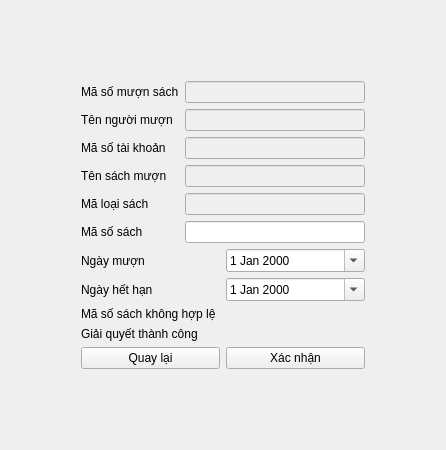
          <widget class="QWidget" name="page_3">
           <layout class="QGridLayout" name="gridLayout_17">
            <item row="1" column="2">
             <spacer name="horizontalSpacer_21">
              <property name="orientation">
               <enum>Qt::Horizontal</enum>
              </property>
              <property name="sizeHint" stdset="0">
               <size>
                <width>40</width>
                <height>20</height>
               </size>
              </property>
             </spacer>
            </item>
            <item row="0" column="1">
             <spacer name="verticalSpacer_18">
              <property name="orientation">
               <enum>Qt::Vertical</enum>
              </property>
              <property name="sizeHint" stdset="0">
               <size>
                <width>20</width>
                <height>40</height>
               </size>
              </property>
             </spacer>
            </item>
            <item row="1" column="0">
             <spacer name="horizontalSpacer_20">
              <property name="orientation">
               <enum>Qt::Horizontal</enum>
              </property>
              <property name="sizeHint" stdset="0">
               <size>
                <width>40</width>
                <height>20</height>
               </size>
              </property>
             </spacer>
            </item>
            <item row="2" column="1">
             <spacer name="verticalSpacer_19">
              <property name="orientation">
               <enum>Qt::Vertical</enum>
              </property>
              <property name="sizeHint" stdset="0">
               <size>
                <width>20</width>
                <height>40</height>
               </size>
              </property>
             </spacer>
            </item>
            <item row="1" column="1">
             <widget class="QWidget" name="request_Form" native="true">
              <layout class="QVBoxLayout" name="verticalLayout_11">
               <property name="leftMargin">
                <number>30</number>
               </property>
               <property name="topMargin">
                <number>30</number>
               </property>
               <property name="rightMargin">
                <number>30</number>
               </property>
               <property name="bottomMargin">
                <number>30</number>
               </property>
               <item>
                <layout class="QHBoxLayout" name="horizontalLayout_57">
                 <item>
                  <widget class="QLabel" name="label_64">
                   <property name="text">
                    <string>Mã số mượn sách</string>
                   </property>
                  </widget>
                 </item>
                 <item>
                  <widget class="QLineEdit" name="request_rentIDLine">
                   <property name="enabled">
                    <bool>false</bool>
                   </property>
                   <property name="minimumSize">
                    <size>
                     <width>180</width>
                     <height>0</height>
                    </size>
                   </property>
                   <property name="maximumSize">
                    <size>
                     <width>180</width>
                     <height>16777215</height>
                    </size>
                   </property>
                  </widget>
                 </item>
                </layout>
               </item>
               <item>
                <layout class="QHBoxLayout" name="horizontalLayout_58">
                 <property name="topMargin">
                  <number>0</number>
                 </property>
                 <item>
                  <widget class="QLabel" name="label_65">
                   <property name="text">
                    <string>Tên người mượn</string>
                   </property>
                  </widget>
                 </item>
                 <item>
                  <widget class="QLineEdit" name="request_nameLine">
                   <property name="enabled">
                    <bool>false</bool>
                   </property>
                   <property name="minimumSize">
                    <size>
                     <width>180</width>
                     <height>0</height>
                    </size>
                   </property>
                   <property name="maximumSize">
                    <size>
                     <width>180</width>
                     <height>16777215</height>
                    </size>
                   </property>
                  </widget>
                 </item>
                </layout>
               </item>
               <item>
                <layout class="QHBoxLayout" name="horizontalLayout_59">
                 <item>
                  <widget class="QLabel" name="label_66">
                   <property name="text">
                    <string>Mã số tài khoản</string>
                   </property>
                  </widget>
                 </item>
                 <item>
                  <widget class="QLineEdit" name="request_accIDLine">
                   <property name="enabled">
                    <bool>false</bool>
                   </property>
                   <property name="minimumSize">
                    <size>
                     <width>180</width>
                     <height>0</height>
                    </size>
                   </property>
                   <property name="maximumSize">
                    <size>
                     <width>180</width>
                     <height>16777215</height>
                    </size>
                   </property>
                  </widget>
                 </item>
                </layout>
               </item>
               <item>
                <layout class="QHBoxLayout" name="horizontalLayout_60">
                 <property name="topMargin">
                  <number>0</number>
                 </property>
                 <item>
                  <widget class="QLabel" name="label_67">
                   <property name="text">
                    <string>Tên sách mượn</string>
                   </property>
                  </widget>
                 </item>
                 <item>
                  <widget class="QLineEdit" name="request_titleLine">
                   <property name="enabled">
                    <bool>false</bool>
                   </property>
                   <property name="minimumSize">
                    <size>
                     <width>180</width>
                     <height>0</height>
                    </size>
                   </property>
                   <property name="maximumSize">
                    <size>
                     <width>180</width>
                     <height>16777215</height>
                    </size>
                   </property>
                  </widget>
                 </item>
                </layout>
               </item>
               <item>
                <layout class="QHBoxLayout" name="horizontalLayout_61">
                 <item>
                  <widget class="QLabel" name="label_68">
                   <property name="text">
                    <string>Mã loại sách</string>
                   </property>
                  </widget>
                 </item>
                 <item>
                  <widget class="QLineEdit" name="request_bookTypeIDLine">
                   <property name="enabled">
                    <bool>false</bool>
                   </property>
                   <property name="minimumSize">
                    <size>
                     <width>180</width>
                     <height>0</height>
                    </size>
                   </property>
                   <property name="maximumSize">
                    <size>
                     <width>180</width>
                     <height>16777215</height>
                    </size>
                   </property>
                  </widget>
                 </item>
                </layout>
               </item>
               <item>
                <layout class="QHBoxLayout" name="horizontalLayout_62">
                 <property name="topMargin">
                  <number>0</number>
                 </property>
                 <item>
                  <widget class="QLabel" name="label_69">
                   <property name="text">
                    <string>Mã số sách</string>
                   </property>
                  </widget>
                 </item>
                 <item>
                  <widget class="QLineEdit" name="request_bookIDLine">
                   <property name="minimumSize">
                    <size>
                     <width>180</width>
                     <height>0</height>
                    </size>
                   </property>
                   <property name="maximumSize">
                    <size>
                     <width>180</width>
                     <height>16777215</height>
                    </size>
                   </property>
                   <property name="inputMask">
                    <string/>
                   </property>
                   <property name="text">
                    <string/>
                   </property>
                  </widget>
                 </item>
                </layout>
               </item>
               <item>
                <layout class="QHBoxLayout" name="horizontalLayout_63">
                 <item>
                  <widget class="QLabel" name="label_70">
                   <property name="text">
                    <string>Ngày mượn</string>
                   </property>
                  </widget>
                 </item>
                 <item>
                  <widget class="QDateEdit" name="request_rentDLine">
                   <property name="calendarPopup">
                    <bool>true</bool>
                   </property>
                  </widget>
                 </item>
                </layout>
               </item>
               <item>
                <layout class="QHBoxLayout" name="horizontalLayout_64">
                 <property name="topMargin">
                  <number>0</number>
                 </property>
                 <item>
                  <widget class="QLabel" name="label_71">
                   <property name="text">
                    <string>Ngày hết hạn</string>
                   </property>
                  </widget>
                 </item>
                 <item>
                  <widget class="QDateEdit" name="request_expDLine">
                   <property name="calendarPopup">
                    <bool>true</bool>
                   </property>
                  </widget>
                 </item>
                </layout>
               </item>
               <item>
                <widget class="QLabel" name="request_errLabel">
                 <property name="text">
                  <string>Mã số sách không hợp lệ</string>
                 </property>
                </widget>
               </item>
               <item>
                <widget class="QLabel" name="request_succLabel">
                 <property name="text">
                  <string>Giải quyết thành công</string>
                 </property>
                </widget>
               </item>
               <item>
                <layout class="QHBoxLayout" name="QH">
                 <property name="bottomMargin">
                  <number>0</number>
                 </property>
                 <item>
                  <widget class="QPushButton" name="request_backButton">
                   <property name="text">
                    <string>Quay lại</string>
                   </property>
                  </widget>
                 </item>
                 <item>
                  <widget class="QPushButton" name="request_confirmButton">
                   <property name="text">
                    <string>Xác nhận</string>
                   </property>
                  </widget>
                 </item>
                </layout>
               </item>
              </layout>
             </widget>
            </item>
           </layout>
          </widget>
